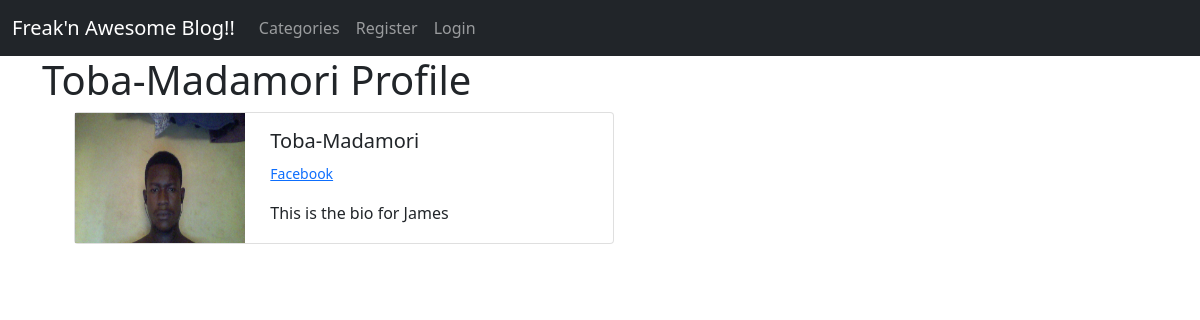
Page /members/1/profile on the committed database.
### theblog/models.py (models this page shows, shortened)
class Profile(models.Model):
    user= models.OneToOneField(User, on_delete=models.CASCADE)
    bio = models.TextField(max_length=255, blank=True)
    profile_image = models.ImageField(null= True, blank=True, upload_to='images/profile/')
    twitter_url = models.CharField(max_length=255, null=True, blank=True)
    facebook_url = models.CharField(max_length=255, null=True, blank=True)

### members/views.py (the view)
# urls.py: path('<int:pk>/profile', UserProfileView.as_view(), name= 'profile' ),
class UserProfileView(DetailView):
    model = Profile
    template_name = 'registration/profile.html'
    success_url = reverse_lazy('login')
    def get_context_data(self, *args, **kwargs):
        context = super().get_context_data(*args, **kwargs)
        page_user = get_object_or_404(Profile, id=self.kwargs['pk'])
        context['page_user'] = page_user
        return context

### members/templates/registration/profile.html (shortened to what this page needs)
{% extends 'base.html' %}
{% load static %}
{% block content %}
<h1> {{page_user.user.first_name}}-{{page_user.user.last_name}} Profile </h1>
<ul>
<div class="card mb-3" style="max-width: 540px;">
    <div class="row g-0">
      <div class="col-md-4">
        {% if page_user.profile_image %}
            <img src="{{ page_user.profile_image.url }}" alt="..." height="130" width="170">
        {% else %}
        <img src="{% static 'theblog/images/default_picture.png' %}" alt="..." height="130" width="170">
        {% endif %}
      </div>
      <div class="col-md-8">
        <div class="card-body">
          <h5 class="card-title">{{ page_user.user.first_name}}-{{ page_user.user.last_name}}</h5>
          <p class="card-text"><small class="text-muted">
              {% if page_user.facebook_url %}
                <a href="{{page_user.facebook_url}}">Facebook</a>
              {% endif %}
          </small></p>
          <p class="card-text"> {{page_user.bio}}</p>
        </div>
      </div>
    </div>
  </div>
</ul>
{% endblock %}

### rows in the picture
Profile: user.first_name "Toba", user.last_name "Madamori", profile_image (picture), bio "This is the bio for James"
